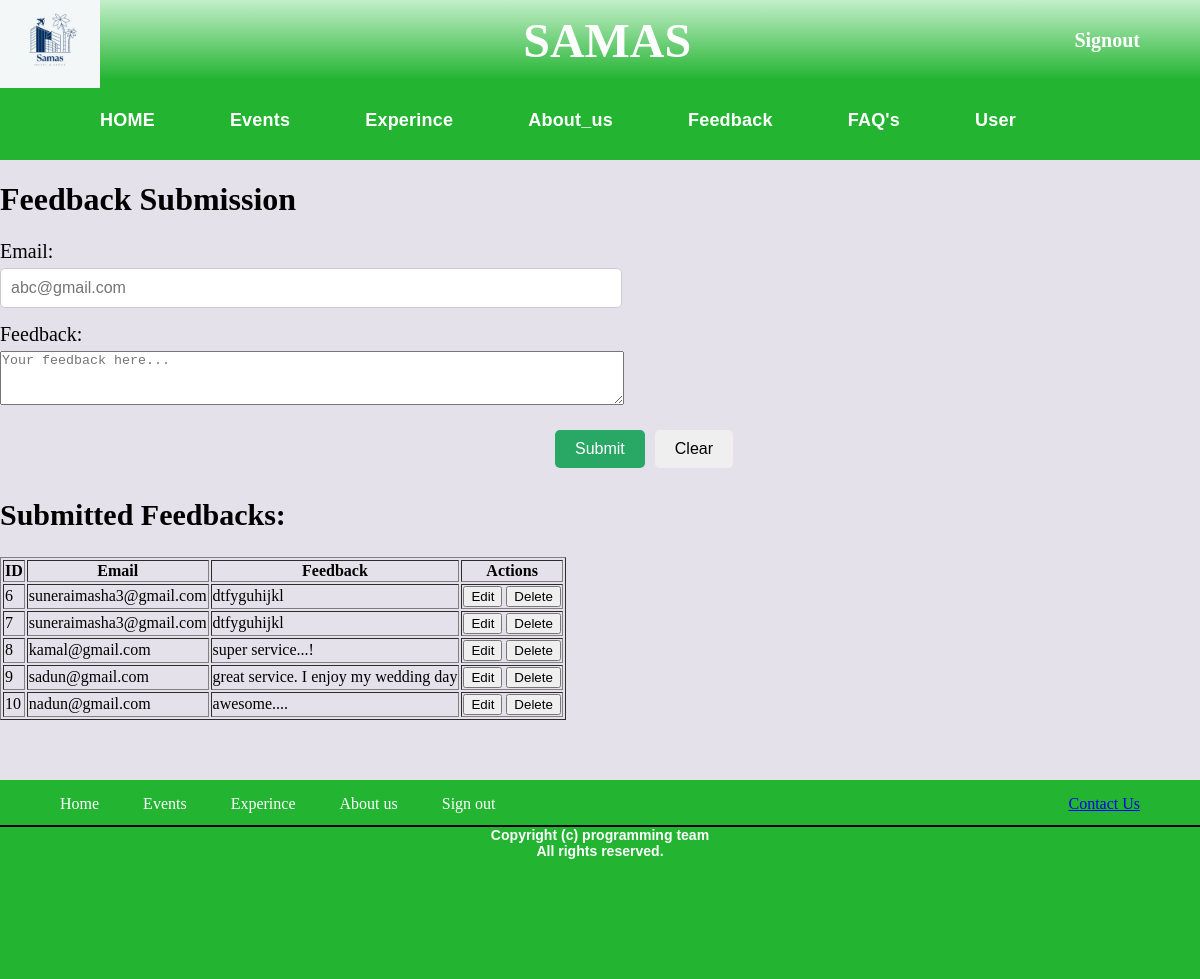
Page /feedback.php on the committed database.
### tables this page shows
CREATE TABLE `f_back` (
  `Id` int(128) NOT NULL,
  `Email` varchar(128) NOT NULL,
  `Feedback` varchar(255) NOT NULL
);

### feedback.php (the view, shortened to what this page needs)
<?php
    include_once 'header.php';
?>
<?php
require_once 'config.php';
$result = $conn->query("SELECT * FROM f_back");
?>
<!DOCTYPE html>
<html lang="en">
<head>
</head>
<body>
    <h1>Feedback Submission</h1>
    <form id="inquiry" action="feedback.php" method="post">
        <div class="form-box">
            <label for="email">Email:</label>
            <input type="email" id="email" name="email" placeholder="abc@gmail.com" required>
        </div>
        <div class="form-box">
            <label for="feedback">Feedback:</label>
            <textarea id="feedback" name="fd" placeholder="Your feedback here..." required></textarea>
        </div>
        <div class="form-button">
            <button type="submit">Submit</button>
            <button type="button" onclick="clearForm()">Clear</button>
        </div>
    </form>
    <h2>Submitted Feedbacks:</h2>
    <table border="1">
        <tr>
            <th>ID</th>
            <th>Email</th>
            <th>Feedback</th>
            <th>Actions</th>
        </tr>
        <?php
        if ($result->num_rows > 0) {
            while ($row = $result->fetch_assoc()) {
                echo "<tr>
                        <td>" . htmlspecialchars($row['Id']) . "</td>
                        <td>" . htmlspecialchars($row['Email']) . "</td>
                        <td>" . htmlspecialchars($row['Feedback']) . "</td>
                        <td>
                            <button onclick=\"editFeedback(" . $row['Id'] . ", '" . htmlspecialchars($row['Email']) . "', '" . htmlspecialchars($row['Feedback']) . "')\">Edit</button>
                            <form action='submit_feedback.php' method='post' style='display:inline;'>
                                <input type='hidden' name='Id' value='" . $row['Id'] . "'>
                                <input type='hidden' name='action' value='delete'>
                                <button type='submit'>Delete</button>
                            </form>
                        </td>
                      </tr>";
            }
        } else {
            echo "<tr><td colspan='4'>No feedback yet.</td></tr>";
        }
        ?>
    </table>
</body>
</html>
</body>
<?php
    include_once 'footer.php';
?>

### styles/header.css (style rules this page uses)
body { padding: 0px; margin: 0px; background-color: rgb(229, 225, 234); }

### styles/footer.css (style rules this page uses)
body { padding: 0px; margin: 0px; background-color: rgb(229, 225, 234); }

### feedback.php (style rules this page uses)
body { width:100%; height:auto; padding:0px; background-color:rgb(205, 241, 205); }
.form-box { margin-bottom: 15px; font-size: 20PX; }
.form-box label { display: block; margin-bottom: 5px; }
.form-box input { width:100%; padding: 10px; border: 1px solid #ccc; border-radius: 5px; font-size: 16px; }
.form-button { display: flex; margin-left: 550px; }
.form-button button { padding: 10px 20px; border:none; border-radius: 5px; font-size: 16px; cursor: pointer; margin: 5px; }
.form-button button[type="submit"] { background-color: #28a765; color:white; }
#feedback { padding: 1px; height: 50px; width: 620px; }
#email { width: 600px; }
h2 { font-size: 30px; }

### rows in the picture
f_back: Id "6", Email "suneraimasha3@gmail.com", Feedback "dtfyguhijkl"
f_back: Id "7", Email "suneraimasha3@gmail.com", Feedback "dtfyguhijkl"
f_back: Id "8", Email "kamal@gmail.com", Feedback "super service...!"
f_back: Id "9", Email "sadun@gmail.com", Feedback "great service. I enjoy my wedding day"
f_back: Id "10", Email "nadun@gmail.com", Feedback "awesome...."
